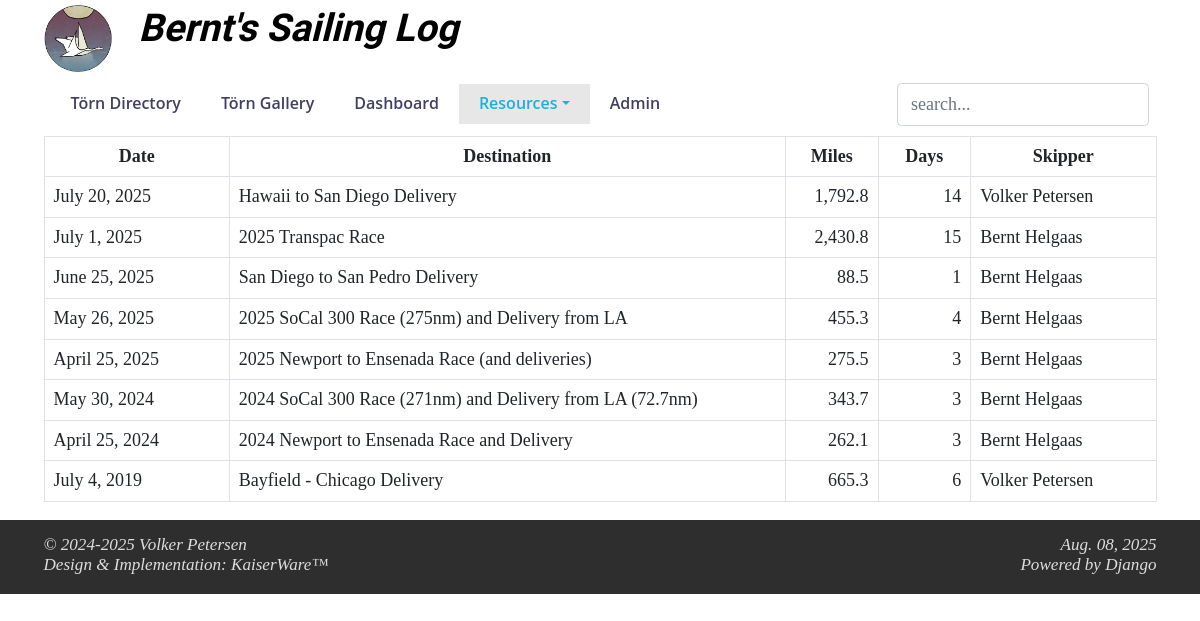
Page /printDirectory on the committed database.
### toerns/models.py (models this page shows, shortened)
class toerndirectory(models.Model):
    geoChoices = (
        ('Atlantic', u'Atlantic'),
        ('Baltic', u'Baltic'),
        ('Caribbean', u'Caribbean'),
        ('Coratia', u'Croatia'),
        ('Great Lakes', u'Great Lakes'),
        ('Pacific', u'Pacific')
    )
    id = models.AutoField(primary_key=True)
    startDate = models.DateField(help_text="date in YYYY-MM-DD format")
    endDate = models.DateField(help_text="date in YYYY-MM-DD format")
    destination = models.CharField(blank=True, null=True, max_length=150)
    georegion = models.CharField(blank=True, null=True, max_length=40, choices=geoChoices,
                                 help_text="Atlantic, Baltic, Caribbean, Croatia, Great Lakes, Pacific")
    maptable = models.CharField(blank=True, null=True, max_length=100,
                                help_text="name of the Google Maps waypoints table")
    boat = models.CharField(blank=True, null=True, max_length=810)
    miles = models.DecimalField(null=True, max_digits=8, decimal_places=2)
    daysAtSea = models.IntegerField()
    skipper = models.ManyToManyField(CrewMembers, blank=True, related_name='skipperToern')
    crew = models.ManyToManyField(CrewMembers, blank=True, related_name='crewToern')
    image = models.CharField(blank=True, null=True, max_length=100)
    picturelink = models.CharField(blank=True, null=True, max_length=200)
    class Meta:
        managed = True
        db_table = "ToernDirectory"
        verbose_name_plural = 'Toern Directory'

class CrewMembers(models.Model):
    firstName = models.CharField(max_length=50)
    lastName = models.CharField(max_length=50)
    email = models.CharField(max_length=50, blank=True)
    skills = models.ManyToManyField(SailingSkills, blank=True)
    class Meta:
        managed = True
        db_table = "CrewMembers"
        verbose_name_plural = 'Crew Members'
        ordering = ['lastName', 'firstName']

### toerns/views.py (the view)
# urls.py: path("printDirectory", views.printDirectory, name="PrintDirectory"),
def printDirectory(request):
    return render(request, "toerns/printDirectory.html",
                  context=fetchContent(request, route="all"))

### templates/toerns/printDirectory.html (shortened to what this page needs)
{% extends "toerns/header.html" %}
{% load static %}
{% load humanize %}
{% block content %}
    <div class="container">
		<table class="table table-bordered display responsive wrap" cellspacing="0" width="100%" >
		<thead>
			<tr>
				<th class="col-2 text-center">Date</th>
				<th class="col-6 text-center">Destination</th>
				<th class="col-1 text-center">Miles</th>
				<th class="col-1 text-center">Days</th>
				<th class="col-2 text-center">Skipper</th>
			</tr>
		</thead>
		<tbody>
		{% for trip in trips %}
	        <tr>
				<td class="text-start">{{ trip.startDate }}</td>
				<td class="text-start">{{ trip.destination|safe }}</td>
				<td class="text-end">{{ trip.miles|floatformat:1|intcomma }}</td>
				<td class="text-end">{{ trip.daysAtSea }}</td>
				<td class="text-start">
					{% for skipper in trip.skipper.all %}
						{{ skipper.firstName }}&nbsp;{{ skipper.lastName }}
					{% endfor %}
				</td>
	        </tr>
		{% empty %}
			<div class="row">
				<div class="col-12">
					<h2>No sailing trips found in the SQLite DB.</h2>
				</div>
			</div>
		{% endfor %}
		</tbody>
		</table>
    </div>
{% endblock %}

### static/css/SailingLog.css (style rules this page uses)
body, html { height: 100%; width: 100%; margin: 0px; font-family: 'Palatino, sans-serif'; font-weight: 400; font-size: 18px !important; line-height: 1.20 !important; color:#000000; }

### rows in the picture
toerndirectory: startDate "July 20, 2025", destination "Hawaii to San Diego Delivery", miles "1,792.8", daysAtSea "14"
CrewMembers: firstName "Volker", lastName "Petersen"
toerndirectory: startDate "July 1, 2025", destination "2025 Transpac Race", miles "2,430.8", daysAtSea "15"
CrewMembers: firstName "Bernt", lastName "Helgaas"
toerndirectory: startDate "June 25, 2025", destination "San Diego to San Pedro Delivery", miles "88.5", daysAtSea "1"
toerndirectory: startDate "May 26, 2025", destination "2025 SoCal 300 Race (275nm) and Delivery from LA", miles "455.3", daysAtSea "4"
toerndirectory: startDate "April 25, 2025", destination "2025 Newport to Ensenada Race (and deliveries)", miles "275.5", daysAtSea "3"
toerndirectory: startDate "May 30, 2024", destination "2024 SoCal 300 Race (271nm) and Delivery from LA (72.7nm)", miles "343.7", daysAtSea "3"
toerndirectory: startDate "April 25, 2024", destination "2024 Newport to Ensenada Race and Delivery", miles "262.1", daysAtSea "3"
toerndirectory: startDate "July 4, 2019", destination "Bayfield - Chicago Delivery", miles "665.3", daysAtSea "6"
